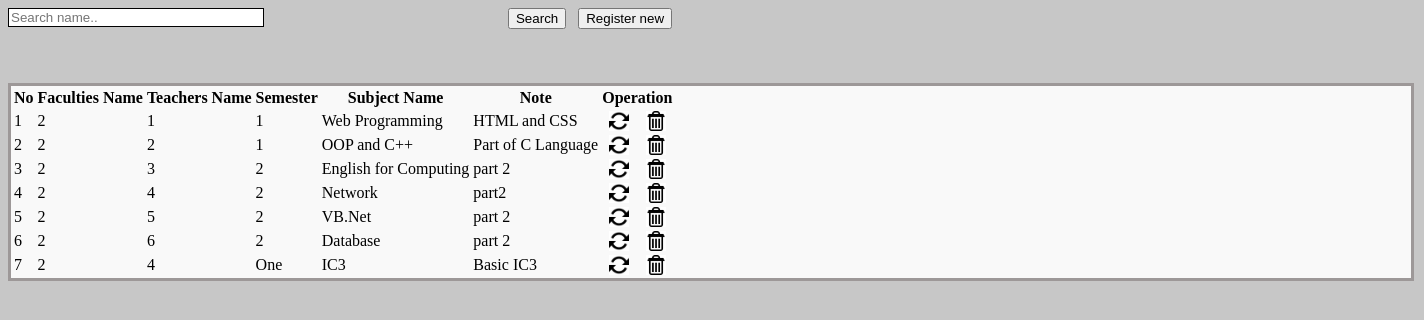
Screenshot of /View_Subjects.php with the database file from the repository.
### tables this page shows
CREATE TABLE IF NOT EXISTS `sub_tbl` (
  `sub_id` int(10) UNSIGNED NOT NULL AUTO_INCREMENT,
  `faculties_id` int(10) NOT NULL,
  `teacher_id` int(10) NOT NULL,
  `semester` varchar(10) NOT NULL,
  `sub_name` varchar(100) NOT NULL,
  `note` varchar(100) NOT NULL,
  PRIMARY KEY (`sub_id`)
);

### View_Subjects.php (the view, shortened to what this page needs)
<!DOCTYPE html PUBLIC "-//W3C//DTD XHTML 1.0 Transitional//EN" "http://www.w3.org/TR/xhtml1/DTD/xhtml1-transitional.dtd">
<html xmlns="http://www.w3.org/1999/xhtml">
<head>
<link rel="stylesheet" type="text/css" href="css2/style_view.css" />
</head>
<body>
<div class="btn_pos">
        <form method="post">
            <input type="text" name="searchtxt" class="input_box_pos form-control" placeholder="Search name.." />
            <div class="btn_pos_search">
            <input type="submit" class="btn btn-primary btn-large" value="Search"/>&nbsp;&nbsp;
            <a href="?tag=subject_entry"><input type="button" class="btn btn-large btn-primary" value="Register new" name="butAdd"/></a>
            </div>
        </form>
    </div><br><br>
<br />
<div class="table_margin">
<table class="table table-bordered">
        <thead>
            <tr>
            <th style="text-align: center;">No</th>
            <th style="text-align: center;">Faculties Name</th>
            <th style="text-align: center;">Teachers Name</th>
            <th style="text-align: center;">Semester</th>
            <th style="text-align: center;">Subject Name</th>
            <th style="text-align: center;">Note</th>
            <th style="text-align: center;" colspan="2">Operation</th>
            </tr>
        </thead>
         <?php
		 $key="";
	if($key !="")
		$sql_sel=mysql_query("SElECT * FROM sub_tbl WHERE sub_name  like '%$key%' ");
	else
        $sql_sel=mysql_query("SELECT * FROM sub_tbl");
    $i=0;
    while($row=mysql_fetch_array($sql_sel)){
    $i++;
    ?>
      <tr>
            <td><?php echo $i;?></td>
            <td><?php echo $row['faculties_id'];?></td>
            <td><?php echo $row['teacher_id'];?></td>
            <td><?php echo $row['semester'];?></td>
            <td><?php echo $row['sub_name'];?></td>
            <td><?php echo $row['note'];?></td>
            <td align="center"><a href="?tag=subject_entry&opr=upd&rs_id=<?php echo $row['sub_id'];?>" title="Upate"><img style="-webkit-box-shadow: 0px 0px 0px 0px rgba(50, 50, 50, 0.75);-moz-box-shadow:    0px 0px 0px 0px rgba(50, 50, 50, 0.75);box-shadow:         0px 0px 0px 0px rgba(50, 50, 50, 0.75);" src="picture/update.png" height="20" alt="Update" /></a></td>
            <td align="center"><a href="?tag=view_subjects&opr=del&rs_id=<?php echo $row['sub_id'];?>" title="Delete"><img style="-webkit-box-shadow: 0px 0px 0px 0px rgba(50, 50, 50, 0.75);-moz-box-shadow:    0px 0px 0px 0px rgba(50, 50, 50, 0.75);box-shadow:         0px 0px 0px 0px rgba(50, 50, 50, 0.75);" src="picture/delete.jpg" height="20" alt="Delete" /></a></td>
        </tr>
    <?php
    }
    ?>
</table>
</div>
</body>
</html>

### css2/style_view.css (style rules this page uses)
body { background-color: #c7c7c7; }
.table_margin { background-color: #f9f9f9; }
.table_margin { width: 1400px; border: 3px solid #9d9898; }
.btn_pos { text-align: center; }
.input_box_pos { width: 250px; border: 1px solid black; float: left; }
.btn_pos { margin-right: 500px; }

### rows the page displays
sub_tbl: faculties "2", teacher "1", semester "1", sub_name "Web Programming", note "HTML and CSS"
sub_tbl: faculties "2", teacher "2", semester "1", sub_name "OOP and C++", note "Part of C Language"
sub_tbl: faculties "2", teacher "3", semester "2", sub_name "English for Computing", note "part 2"
sub_tbl: faculties "2", teacher "4", semester "2", sub_name "Network", note "part2"
sub_tbl: faculties "2", teacher "5", semester "2", sub_name "VB.Net", note "part 2"
sub_tbl: faculties "2", teacher "6", semester "2", sub_name "Database", note "part 2"
sub_tbl: faculties "2", teacher "4", semester "One", sub_name "IC3", note "Basic IC3"
